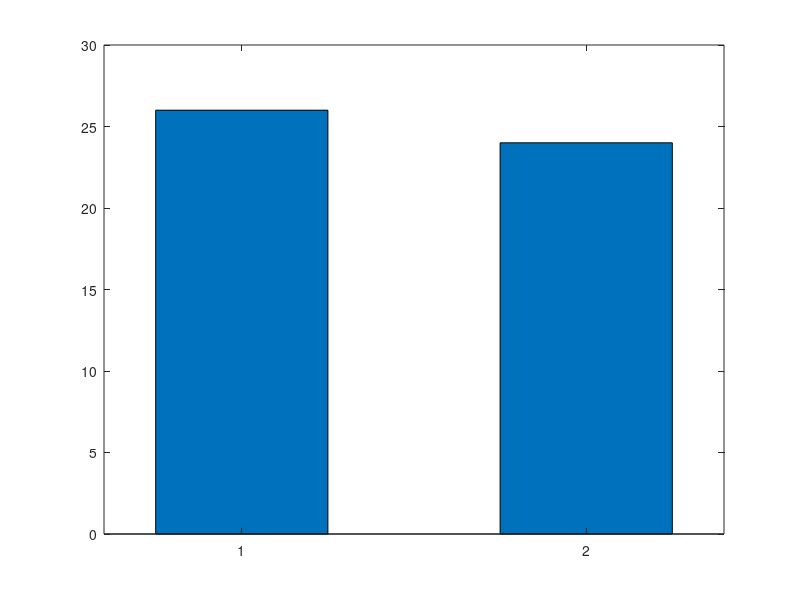

MATLAB code to generate this figure:
NumHeads=0;
%NumTails=0;
LongestHeads=0;
NowLength=0;
for kk=1:50
    if(rand()>0.5)
        NumHeads=NumHeads+1;        
        NowLength=NowLength+1;
        %disp('H')
        if(NowLength>LongestHeads)
            LongestHeads=NowLength;
        end
    else
        NowLength=0;
        %disp('L')
        %NumTails= NumTails+1;
    end
end

disp('Number of heads:')
disp(NumHeads)
disp('Longest head number')
disp(LongestHeads)
%hist(NumHeads)
x=[NumHeads,(50-NumHeads)];
bar(x,0.5);




    
    